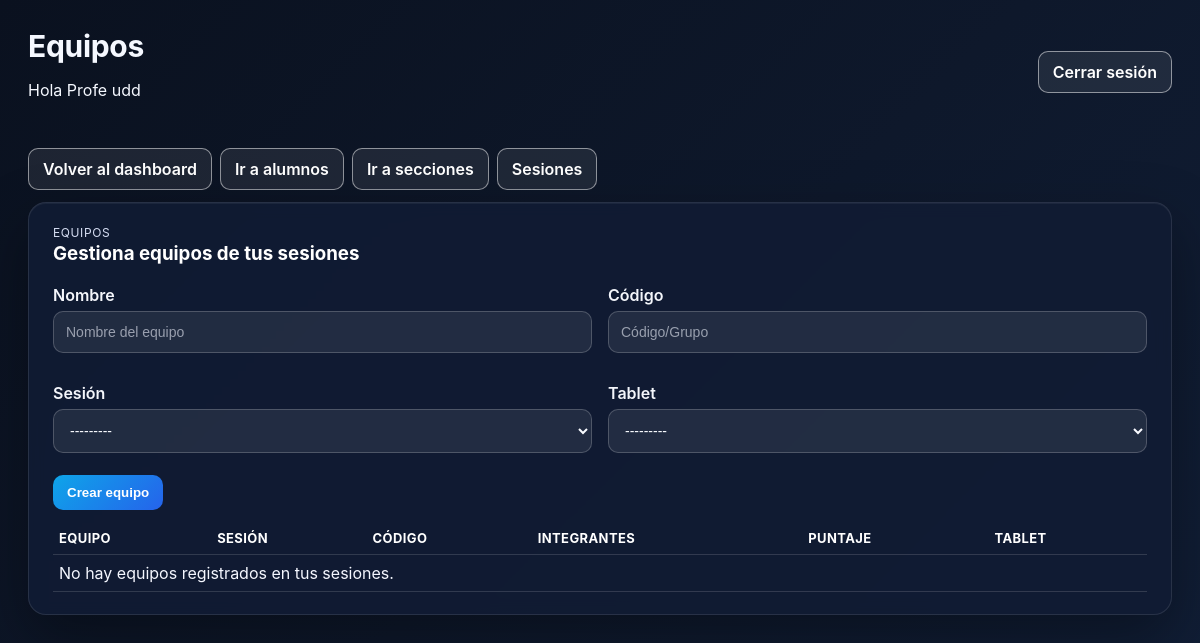
Page /profesor/equipos/ (signed in) on the earlier database version.
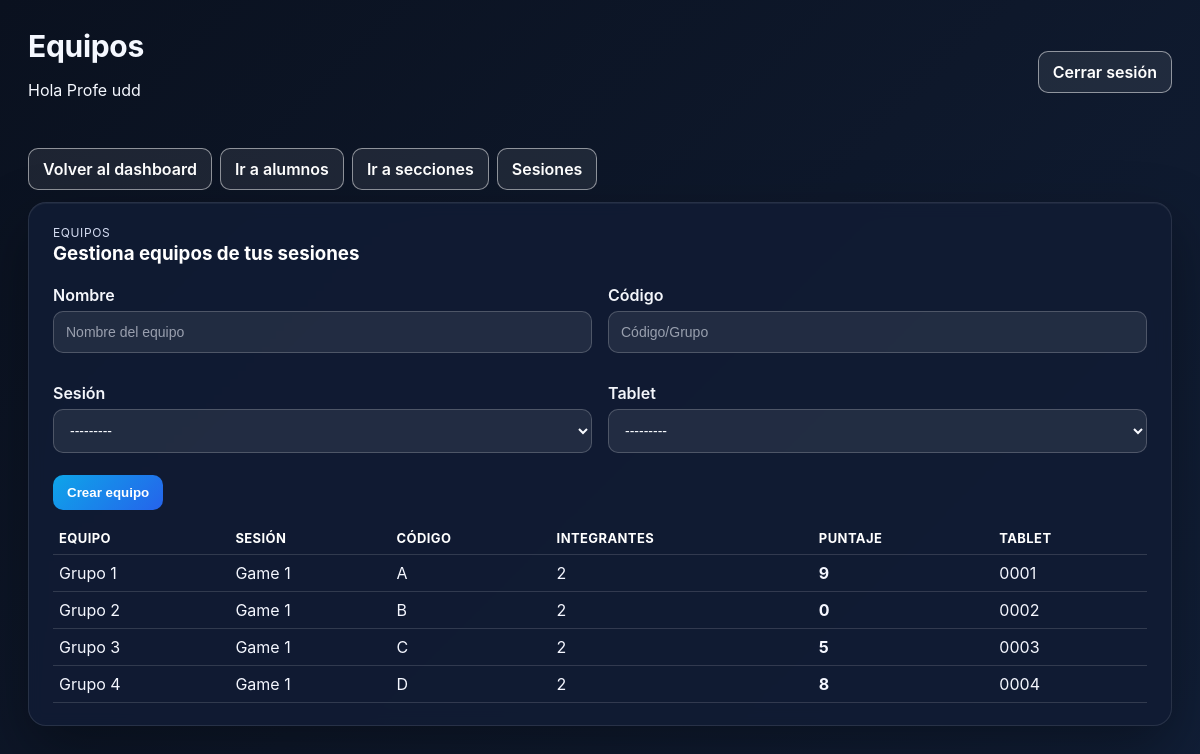
Same page on the later database version.
### etapasJuego/models.py (models this page shows, shortened)
class Team(models.Model):
    nombre = models.CharField(max_length=100)
    sesion = models.ForeignKey(GameSession, on_delete=models.CASCADE, related_name="equipos")
    codigo_grupo = models.CharField(max_length=1)
    tokens_empatia = models.PositiveIntegerField(default=0)
    tokens_creatividad = models.PositiveIntegerField(default=0)
    tokens_evaluacion = models.PositiveIntegerField(default=0)
    tokens_totales = models.PositiveIntegerField(default=0)
    tablet = models.OneToOneField(
        "Tablet",
        related_name="team",
        on_delete=models.SET_NULL,
        null=True,
        blank=True,
    )

class GameSession(models.Model):
    THEME_CHOICES = [
        ("SALUD", "Salud"),
        ("SUST", "Sustentabilidad"),
        ("EDU", "Educación"),
    ]
    MODO_CHOICES = [
        ("LOGIN_RANDOM", "Asignación automática en el login"),
        ("PRECONFIGURADO", "Asignación preconfigurada por el profesor"),
    ]
    nombre = models.CharField(max_length=100)
    codigo = models.CharField(max_length=10, unique=True)
    fecha = models.DateField(auto_now_add=True)
    profesor = models.ForeignKey(
        settings.AUTH_USER_MODEL,
        on_delete=models.SET_NULL,
        null=True,
        blank=True,
        related_name="sesiones_juego",
    )
    etapa_actual = models.CharField(max_length=20, default="ETAPA1")
    seccion = models.ForeignKey(
        "login.SeccionEstudiantes",
        related_name="sesiones",
        on_delete=models.SET_NULL,
        null=True,
        blank=True,
    )
    modo_asignacion = models.CharField(
        max_length=20,
        choices=MODO_CHOICES,
        default="LOGIN_RANDOM",
    )
    duracion_etapa1_segundos = models.PositiveIntegerField(default=5 * 60)
    duracion_etapa2_segundos = models.PositiveIntegerField(default=10 * 60)
    duracion_etapa3_segundos = models.PositiveIntegerField(default=15 * 60)
    duracion_etapa4_segundos = models.PositiveIntegerField(default=10 * 60)
    qr_encuesta_url = models.URLField(blank=True, null=True)
    qr_instagram_url = models.URLField(blank=True, null=True)
    qr_linkedin_url = models.URLField(blank=True, null=True)
    class Meta:
        constraints = [
            models.UniqueConstraint(
                fields=["seccion"],
                name="unique_gamesession_per_seccion",
            ),
        ]
    def __str__(self):
        return f"{self.nombre} ({self.codigo})"

class Tablet(models.Model):
    codigo = models.CharField(max_length=50, unique=True)
    codigo_acceso = models.CharField(
        max_length=16,
        unique=True,
        null=True,
        blank=True,
        editable=False,
    )
    descripcion = models.CharField(max_length=200, blank=True)
    sesion = models.ForeignKey(
        "GameSession",
        related_name="tablets",
        on_delete=models.CASCADE,
        null=True,
        blank=True,
    )
    def __str__(self):
        return self.codigo

### login/panel_views.py (the view)
# urls.py: path("equipos/", views.profesor_equipos, name="equipos"),
@profesor_required
def profesor_equipos(request):
    sesiones = GameSession.objects.filter(profesor=request.user)
    equipos = (
        Team.objects.select_related("sesion", "tablet")
        .prefetch_related("estudiantes")
        .filter(sesion__in=sesiones)
        .order_by("sesion__nombre", "codigo_grupo")
    )
    form = TeamAdminForm(request.POST or None)
    form.fields["sesion"].queryset = sesiones
    form.fields["tablet"].queryset = form.fields["tablet"].queryset.filter(sesion__in=sesiones)
    if request.method == "POST" and form.is_valid():
        form.save()
        messages.success(request, "Equipo creado correctamente.")
        return redirect("profesorpanel:equipos")
    return render(
        request,
        "login/profesor/equipos.html",
        {"equipos": equipos, "form": form},
    )

### login/forms.py
class TeamAdminForm(BaseStyledModelForm):
    class Meta:
        model = Team
        fields = ["nombre", "codigo_grupo", "sesion", "tablet"]
        widgets = {
            "nombre": forms.TextInput(attrs={"placeholder": "Nombre del equipo"}),
            "codigo_grupo": forms.TextInput(attrs={"placeholder": "Código/Grupo"}),
        }

### login/permissions.py (called while the page is built)
def user_has_role(user, role_name: str) -> bool:
    return user.is_authenticated and user.groups.filter(name=role_name).exists()

def is_profesor(user) -> bool:
    return user_has_role(user, PROFESOR_GROUP)

def _role_required(check_fn, error_message):
    def decorator(view_func):
        @wraps(view_func)
        def _wrapped(request, *args, **kwargs):
            if not request.user.is_authenticated:
                return redirect("login:login")
            if not check_fn(request.user):
                messages.error(request, error_message)
                return redirect("login:login")
            return view_func(request, *args, **kwargs)
        return login_required(_wrapped)
    return decorator

### login/templates/login/profesor/equipos.html (shortened to what this page needs)
{% extends "login/panel_base.html" %}
{% block header_title %}Equipos{% endblock %}
{% block content %}
<div class="panel-actions-row" style="margin-bottom:12px;">
    <a class="btn-link btn-outline" href="{% url 'profesorpanel:dashboard' %}">Volver al dashboard</a>
    <a class="btn-link btn-outline" href="{% url 'profesorpanel:alumnos' %}">Ir a alumnos</a>
    <a class="btn-link btn-outline" href="{% url 'profesorpanel:secciones' %}">Ir a secciones</a>
    <a class="btn-link btn-outline" href="{% url 'profesorpanel:sesiones' %}">Sesiones</a>
</div>
<div class="panel-card">
    <div class="card-header">
        <div>
            <p class="eyebrow">Equipos</p>
            <h3>Gestiona equipos de tus sesiones</h3>
        </div>
    </div>
    <form method="post" class="panel-form" style="margin-bottom:12px;">
        <div class="panel-grid two-col">
            <div class="form-group">
                <label for="{{ form.nombre.id_for_label }}">Nombre</label>
                {{ form.nombre }}
            </div>
            <div class="form-group">
                <label for="{{ form.codigo_grupo.id_for_label }}">Código</label>
                {{ form.codigo_grupo }}
            </div>
            <div class="form-group">
                <label for="{{ form.sesion.id_for_label }}">Sesión</label>
                {{ form.sesion }}
            </div>
            <div class="form-group">
                <label for="{{ form.tablet.id_for_label }}">Tablet</label>
                {{ form.tablet }}
            </div>
        </div>
        <div class="panel-actions-row">
            <button type="submit" class="btn-link btn-primary">Crear equipo</button>
        </div>
    </form>
    <div class="panel-table-wrapper">
        <table class="panel-table compact">
            <thead>
                <tr>
                    <th>Equipo</th>
                    <th>Sesión</th>
                    <th>Código</th>
                    <th>Integrantes</th>
                    <th>Puntaje</th>
                    <th>Tablet</th>
                </tr>
            </thead>
            <tbody>
                {% for e in equipos %}
                    <tr>
                        <td>{{ e.nombre }}</td>
                        <td>{{ e.sesion.nombre|default:"N/A" }}</td>
                        <td>{{ e.codigo_grupo }}</td>
                        <td>{{ e.estudiantes.count }}</td>
                        <td><strong>{{ e.tokens_totales|default:0 }}</strong></td>
                        <td>{{ e.tablet.codigo|default:"Sin asignar" }}</td>
                    </tr>
                {% empty %}
                    <tr><td colspan="6">No hay equipos registrados en tus sesiones.</td></tr>
                {% endfor %}
            </tbody>
        </table>
    </div>
</div>
{% endblock %}

Differences in the rows shown:
added Team: nombre "Grupo 1", sesion.nombre "Game 1", codigo_grupo "A", estudiantes.count "2", tokens_totales "9", tablet.codigo "0001"
now on this page (row edited): Team: nombre "Grupo 2", sesion.nombre "Game 1", codigo_grupo "B", estudiantes.count "2", tokens_totales "0", tablet.codigo "0002"
added Team: nombre "Grupo 3", sesion.nombre "Game 1", codigo_grupo "C", estudiantes.count "2", tokens_totales "5", tablet.codigo "0003"
added Team: nombre "Grupo 4", sesion.nombre "Game 1", codigo_grupo "D", estudiantes.count "2", tokens_totales "8", tablet.codigo "0004"
Other differences:
text no longer shown: "No hay equipos registrados en tus sesiones."
